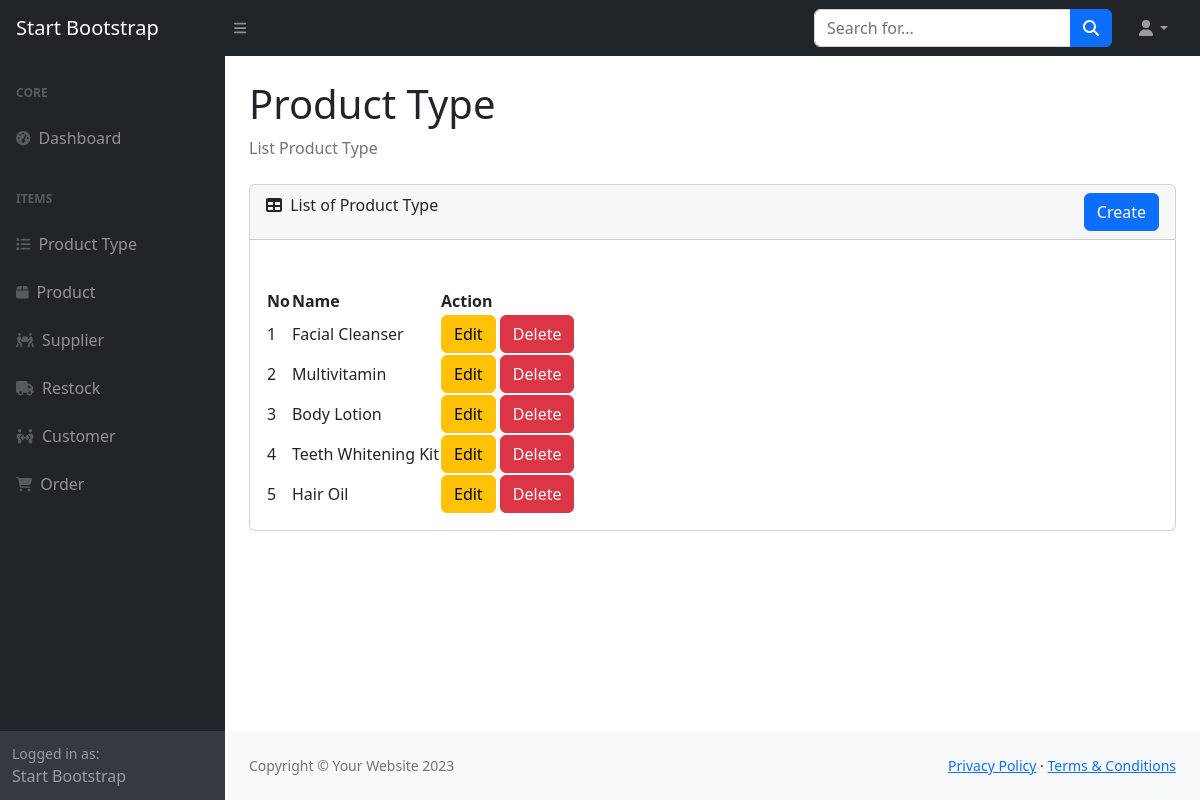
Screenshot of /page/product-type/list.php with the database file from the repository.
### tables this page shows
CREATE TABLE `product_type` (
  `id` int(11) NOT NULL,
  `name` varchar(45) DEFAULT NULL
);

### classes/Database.php (called while the page is built, shortened)
<?php
class Database
{
    private $host = 'localhost';
    private $user = 'root';
    private $pass  = '';
    private $db_name = 'health';
    public $conn;
    public $stmt;
    public function __construct()
    {
        $dsn = 'mysql:host=' . $this->host . ';dbname=' . $this->db_name;
        $option = [
            PDO::ATTR_PERSISTENT => true,
            PDO::ATTR_ERRMODE => PDO::ERRMODE_EXCEPTION
        ];
        try {
            $this->conn = new PDO($dsn, $this->user, $this->pass, $option);
        } catch (PDOException $e) {
            die($e->getMessage());
        }
    }
    public function query($query)
    {
        $this->stmt = $this->conn->prepare($query);
    }
    public function execute()
    {
        return $this->stmt->execute();
    }
    public function fetchAll()
    {
        $this->execute();
        return $this->stmt->fetchAll(PDO::FETCH_ASSOC);
    }
}

### classes/ProductType.php (called while the page is built, shortened)
<?php
require_once 'Database.php';
class ProductType
{
    public $db;
    public function __construct()
    {
        $this->db = new Database;
    }
    public function getAll()
    {
        $this->db->query('SELECT * FROM product_type');
        return $this->db->fetchAll();
    }
}

### page/product-type/list.php (the view, shortened to what this page needs)
<?php
require_once '../../classes/Database.php';
require_once '../../classes/ProductType.php';
$productType = new ProductType;
$data = $productType->getAll();
?>
<!DOCTYPE html>
<html lang="en">
<head>
    <link href="https://cdn.jsdelivr.net/npm/simple-datatables@7.1.2/dist/style.min.css" rel="stylesheet" />
    <link href="../../assets/css/styles.css" rel="stylesheet" />
    <link href="../../assets/css/sweetalert.css" rel="stylesheet" />
</head>
<body class="sb-nav-fixed">
    <?php require_once '../../templates/header.php'; ?>
    <div id="layoutSidenav">
        <?php require_once '../../templates/navbar.php'; ?>
        <div id="layoutSidenav_content">
            <main>
                <div class="container-fluid px-4">
                    <h1 class="mt-4">Product Type</h1>
                    <ol class="breadcrumb mb-4">
                        <li class="breadcrumb-item active">List Product Type</li>
                    </ol>
                    <div class="card mb-4">
                        <div class="card-header">
                            <div class="d-flex justify-content-between">
                                <div class="title">
                                    <i class="fas fa-table me-1"></i>
                                    List of Product Type
                                </div>
                                <div class="data-add">
                                    <a href="create.php" class="btn btn-primary">Create</a>
                                </div>
                            </div>
                        </div>
                        <div class="card-body">
                        </div>
                        <div class="card-body">
                            <table id="datatablesSimple">
                                <thead>
                                    <tr>
                                        <th>No</th>
                                        <th>Name</th>
                                        <th>Action</th>
                                    </tr>
                                </thead>
                                <tbody>
                                    <?php $no = 1; ?>
                                    <?php foreach ($data as $item) : ?>
                                        <tr>
                                            <td><?= $no++ ?></td>
                                            <td><?= $item['name'] ?></td>
                                            <td>
                                                <a href="edit.php?id=<?= $item['id'] ?>" class="btn btn-warning">Edit</a>
                                                <form action="delete.php" method="POST" class="d-inline">
                                                    <button onclick="return confirm('Are you sure?')" class="btn btn-danger">Delete</button>
                                                </form>
                                            </td>
                                        </tr>
                                    <?php endforeach; ?>
                                </tbody>
                            </table>
                        </div>
                    </div>
                </div>
            </main>
            <?php require_once '../../templates/footer.php'; ?>
        </div>
    </div>
</body>
</html>

### rows the page displays
product_type: name "Facial Cleanser"
product_type: name "Multivitamin"
product_type: name "Body Lotion"
product_type: name "Teeth Whitening Kit"
product_type: name "Hair Oil"
